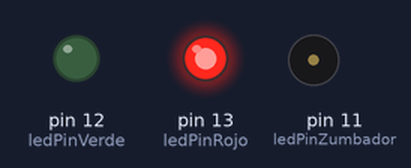
The sketch below on a simulated Arduino Uno, built with avr-gcc and run on an emulated ATmega328P. On the bench: output pins drawn as LEDs (lit = HIGH), buzzer (waves = sounding, pin HIGH).

Above: at 2.5 s.
At 7.2 s:
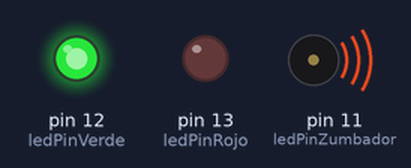
At 11.7 s:
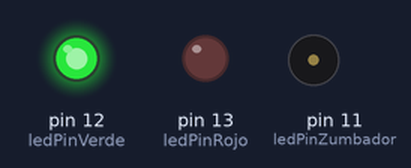
Timing chart, 0 to 15.6 s (numbered marks = the images above):
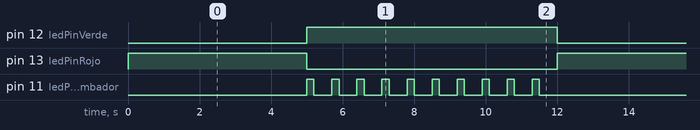

Measured:
- by itself, pin 12 (ledPinVerde): alternates HIGH for 7.0 s and LOW for 5.0 s
- by itself, pin 13 (ledPinRojo): alternates HIGH for 5.0 s and LOW for 7.0 s
- by itself, pin 11 (ledPinZumbador): repeats every 12.0 s: 9 × (LOW 0.50 s, HIGH 0.20 s), LOW 5.5 s, HIGH 0.20 s

The sketch:

semaforo_no_videntes.ino
```cpp
// (licence header left out)
// Definimos las variables de tipo entero
int ledPinRojo = 13;
int ledPinVerde = 12;
int ledPinZumbador = 11;

//Este código se ejecuta la primera vez
void setup() {
  // Configuramos los pines en modo salida
  pinMode(ledPinRojo, OUTPUT);
  pinMode(ledPinVerde, OUTPUT);
  pinMode(ledPinZumbador, OUTPUT);
  // Inicializamos los pines a un valor BAJO
  digitalWrite(ledPinRojo, LOW);
  digitalWrite(ledPinVerde, LOW);
  digitalWrite(ledPinZumbador, LOW);
}

//Este código se ejecuta en bucle repetidamente
void loop() {
  // Mostramos el led de color rojo
  digitalWrite(ledPinRojo, HIGH);
  delay(5000);
  digitalWrite(ledPinRojo, LOW);

  // Mientras el semáforo está en verde suena el zumbador
  digitalWrite(ledPinVerde, HIGH);
  for(int i=0; i<10; i++){
    digitalWrite(ledPinZumbador, HIGH);
    delay(200);
    digitalWrite(ledPinZumbador, LOW);
    delay(500);
  }
  digitalWrite(ledPinVerde, LOW);
}
```
